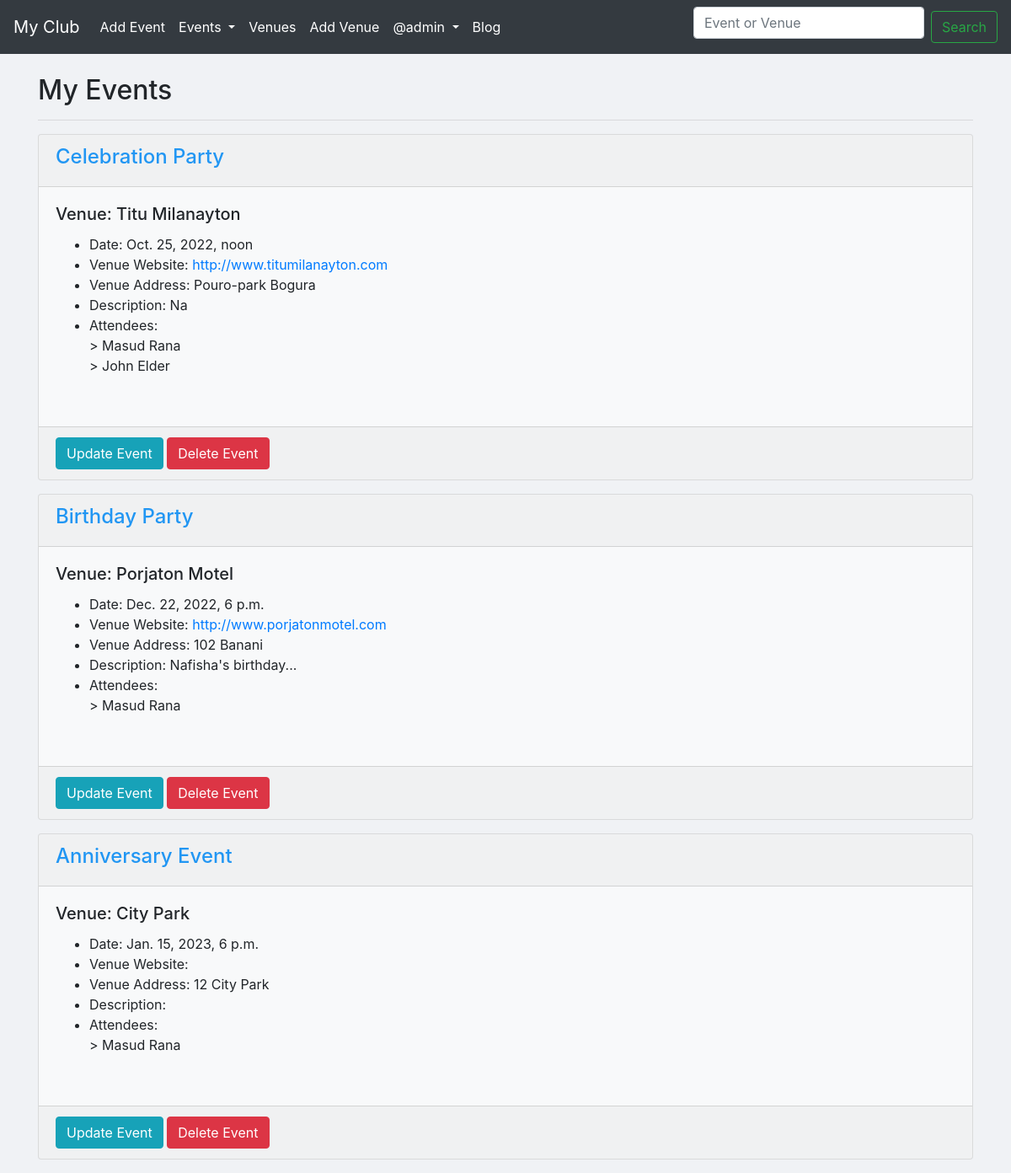
Screenshot of /my-events/ (signed in) with the database file from the repository.
### events/models.py (models this page shows, shortened)
class Event(models.Model):
	name = models.CharField('Event name', max_length=120)
	event_date = models.DateTimeField('Event date')
	venue = models.ForeignKey(Venue, null=True, on_delete=models.CASCADE) # Many to One Relation
	manager = models.ForeignKey(User, blank=True,on_delete=models.CASCADE) # Many to one Relation
	description = models.TextField(blank=True)
	attendees = models.ManyToManyField(MyClubUser,blank=True) # Many to Many Relation
	approved = models.BooleanField("Approved", default=False)
	def __str__(self):
		return self.name

class Venue(models.Model):
	name = models.CharField(verbose_name='Venue name', max_length=120)
	address = models.CharField(max_length=300)
	zip_code = models.CharField('Zip Code',max_length=10,blank=True)
	phone = models.CharField('Contact phone',max_length=15,blank=True)
	web = models.URLField('Website address', blank=True)
	email = models.EmailField('Email address',blank=True)
	owner = models.PositiveIntegerField(verbose_name='Venue Owner', blank=False, default=1)
	book = models.BooleanField(default=False, blank=True)
	images = models.ImageField(upload_to='venue/images/',verbose_name='Upload Image')
	def __str__(self):
		return self.name

class MyClubUser(models.Model):
	first_name = models.CharField(max_length=30)
	last_name = models.CharField(max_length=30)
	email = models.EmailField('User email')
	def __str__(self):
		return self.first_name + ' ' + self.last_name

### events/views.py (the view)
# urls.py: path('my-events/', views.myEvents, name='my-events'),
def myEvents(request):
	if request.user.is_authenticated:
		events = Event.objects.all()
		return render(request, 'events/my_events.html',{'events':events})
	else:
		messages.success(request,'You have no Events..')
		return HttpResponseRedirect('list-events')

### events/templates/events/my_events.html (shortened to what this page needs)
{% extends 'events/base.html' %}
    {% block content %}
    <h2>My Events </h2><hr>
    {% for event in events %}
      {% if user == event.manager %}
        <div class="card bg-light mb-3">
          <div class="card-header" style="color:#2196f3;"> <strong> <h4>{{event | title}}</h4> </strong></div>
            <div class="card-body">
              <h5 class="card-title">Venue: {{event.venue | title}}</h5>
              <ul>
                <li>Date: {{event.event_date}}</li>
                <li>Venue Website: <a href="{{event.venue.web}}" target="_blank">{{event.venue.web}}</a> </li>
                <li>Venue Address: {{event.venue.address}}</li>
                <li>Description: {{event.description}}</li>
                <li>Attendees:<br/>
                  {% for userattend in event.attendees.all %}
                    <span> > </span> {{userattend}}<br>
                  {% endfor %}
                </li>
              </ul>
                <br>
            </div>
            <div class="card-footer" style="color:#2196f3;">
              <a href="{% url 'update-event' event.id %}" class="btn btn-info" >Update Event</a>
              <a href="{% url 'delete-event' event.id %}" class="btn btn-danger" >Delete Event</a>
            </div></div>
      {% endif %}
    {% endfor %}
    {% endblock content %}

### events/templates/events/navbar.html (shortened to what this page needs)
<nav class="navbar navbar-expand-lg navbar-dark bg-dark">
  <a class="navbar-brand" href="{% url 'home' %}">My Club</a>
  <div class="collapse navbar-collapse" id="navbarSupportedContent">
    <ul class="navbar-nav mr-auto">
      {% if request.user.is_authenticated %}
      <li class="nav-item active">
        <a class="nav-link" href="{% url 'add-event' %}">Add Event</a>
      </li>
      {% endif %}
      <li class="nav-item dropdown active">
        <a class="nav-link dropdown-toggle" href="#" id="navbarDropdown" role="button" data-toggle="dropdown" aria-haspopup="true" aria-expanded="false">
          Events
        </a>
      </li>
      <li class="nav-item active">
        <a class="nav-link" href="{% url 'list-venue' %}">Venues</a>
      </li>
      {% if request.user.is_authenticated %}
      <li class="nav-item active">
        <a class="nav-link" href="{% url 'add-venue' %}">Add Venue</a>
      </li>
      {% endif %}
      {% if request.user.is_authenticated %}
      <li class="nav-item dropdown active">
        <a class="nav-link dropdown-toggle" href="#" id="navbarDropdown" role="button" data-toggle="dropdown" aria-haspopup="true" aria-expanded="false">
          @{{user}}
        </a>
      </li>
      {% endif %}
      <li class="nav-item active">
        <a class="nav-link" href="{% url 'Blog:list-blog' %}">Blog</a>
      </li>
    </ul>
    <form class="form-inline my-2 my-lg-0" method="POST" action="{% url 'searchany' %}">
      <input class="form-control mr-sm-2" type="search" name="searched" placeholder="Event or Venue" aria-label="Search">
      <input class="btn btn-outline-success my-2 my-sm-0" type="submit" value="Search">
    </form>
  </div>
</nav>

### rows the page displays
Event: name "Celebration Party", venue "Titu Milanayton", event_date "Oct. 25, 2022, noon", venue.web "http://www.titumilanayton.com", venue.address "Pouro-park Bogura", description "Na"
MyClubUser: first_name+last_name "Masud Rana"
MyClubUser: first_name+last_name "John Elder"
Event: name "Birthday Party", venue "Porjaton Motel", event_date "Dec. 22, 2022, 6 p.m.", venue.web "http://www.porjatonmotel.com", venue.address "102 Banani", description "Nafisha's birthday..."
Event: name "Anniversary Event", venue "City Park", event_date "Jan. 15, 2023, 6 p.m.", venue.address "12 City Park"

### other values shown
{{ user }} "admin"
